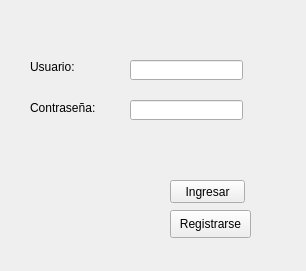
<?xml version="1.0" encoding="UTF-8"?>
<ui version="4.0">
 <class>MainWindow</class>
 <widget class="QMainWindow" name="MainWindow">
  <property name="geometry">
   <rect>
    <x>0</x>
    <y>0</y>
    <width>306</width>
    <height>271</height>
   </rect>
  </property>
  <property name="windowTitle">
   <string>Ventana Ingreso</string>
  </property>
  <widget class="QWidget" name="centralwidget">
   <widget class="QPushButton" name="boton_ingresar">
    <property name="geometry">
     <rect>
      <x>170</x>
      <y>180</y>
      <width>75</width>
      <height>23</height>
     </rect>
    </property>
    <property name="text">
     <string>Ingresar</string>
    </property>
   </widget>
   <widget class="QLineEdit" name="campo_usuario">
    <property name="geometry">
     <rect>
      <x>130</x>
      <y>60</y>
      <width>113</width>
      <height>20</height>
     </rect>
    </property>
   </widget>
   <widget class="QLineEdit" name="campo_password">
    <property name="geometry">
     <rect>
      <x>130</x>
      <y>100</y>
      <width>113</width>
      <height>20</height>
     </rect>
    </property>
   </widget>
   <widget class="QLabel" name="label">
    <property name="geometry">
     <rect>
      <x>30</x>
      <y>60</y>
      <width>46</width>
      <height>13</height>
     </rect>
    </property>
    <property name="text">
     <string>Usuario:</string>
    </property>
   </widget>
   <widget class="QLabel" name="label_2">
    <property name="geometry">
     <rect>
      <x>30</x>
      <y>100</y>
      <width>71</width>
      <height>16</height>
     </rect>
    </property>
    <property name="text">
     <string>Contraseña:</string>
    </property>
   </widget>
   <widget class="QPushButton" name="boton_registrarse">
    <property name="geometry">
     <rect>
      <x>170</x>
      <y>210</y>
      <width>81</width>
      <height>28</height>
     </rect>
    </property>
    <property name="text">
     <string>Registrarse</string>
    </property>
   </widget>
  </widget>
 </widget>
 <resources/>
 <connections/>
</ui>
